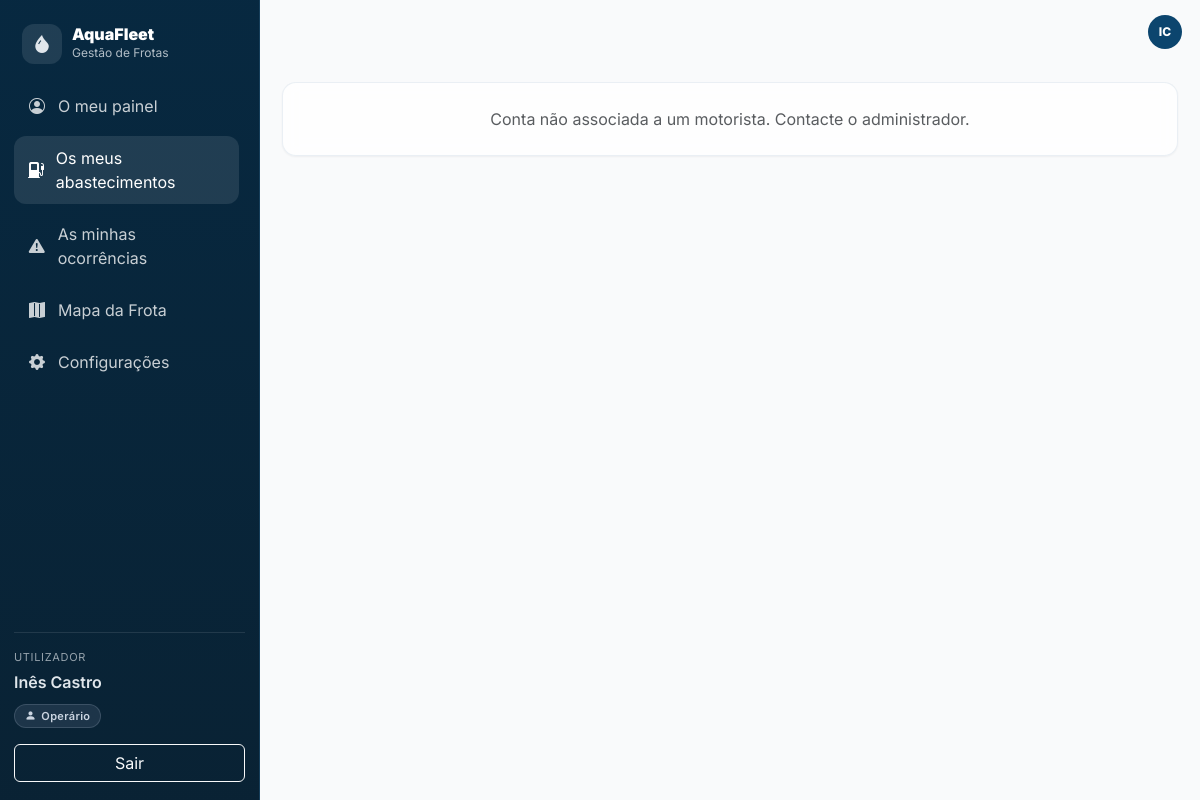
/operario/abastecimentos.php (signed in), run on an earlier commit of the app's database.
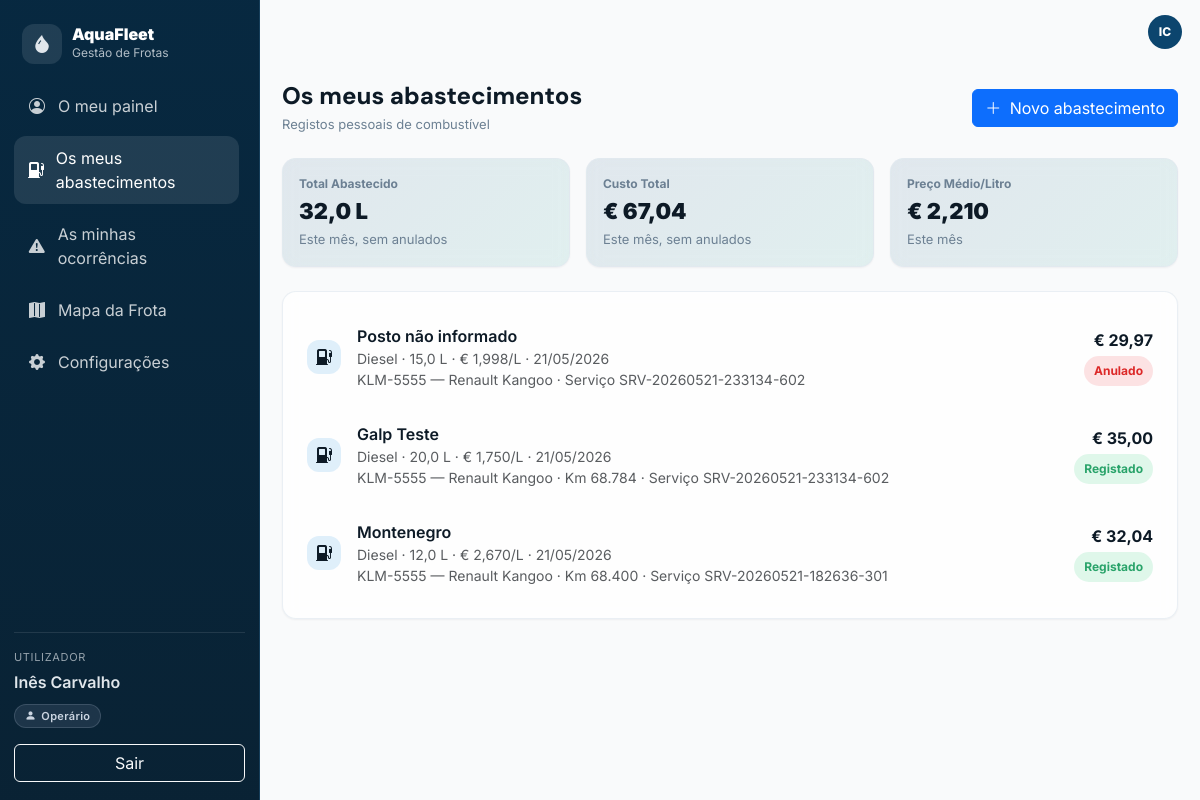
And on a later commit of the database.
### tables this page shows
CREATE TABLE `abastecimentos` (
  `id` int(10) UNSIGNED NOT NULL,
  `viatura_id` int(10) UNSIGNED NOT NULL,
  `colaborador_id` int(10) UNSIGNED DEFAULT NULL,
  `motorista_id` int(10) UNSIGNED DEFAULT NULL,
  `registado_por_usuario_id` int(10) UNSIGNED DEFAULT NULL,
  `servico_id` int(10) UNSIGNED DEFAULT NULL,
  `posto` varchar(120) DEFAULT NULL,
  `combustivel` varchar(30) NOT NULL,
  `litros` decimal(10,2) NOT NULL,
  `preco_litro` decimal(10,3) NOT NULL,
  `total` decimal(10,2) NOT NULL,
  `km_atual` int(10) UNSIGNED DEFAULT NULL,
  `data_abastecimento` date NOT NULL,
  `observacoes` text DEFAULT NULL,
  `comprovativo` varchar(255) DEFAULT NULL,
  `estado` enum('registado','em_analise','corrigido','anulado') NOT NULL DEFAULT 'registado',
  `aprovado_por_usuario_id` int(10) UNSIGNED DEFAULT NULL,
  `aprovado_em` datetime DEFAULT NULL,
  `motivo_rejeicao` varchar(255) DEFAULT NULL,
  `criado_em` timestamp NOT NULL DEFAULT current_timestamp(),
  `latitude` decimal(10,7) DEFAULT NULL,
  `longitude` decimal(10,7) DEFAULT NULL
);

CREATE TABLE `viaturas` (
  `id` int(10) UNSIGNED NOT NULL,
  `matricula` varchar(20) NOT NULL,
  `marca_modelo` varchar(120) NOT NULL,
  `tipo` enum('Ligeiro','Pick-up','Carrinha','Camião','Elétrico','Outro') NOT NULL DEFAULT 'Ligeiro',
  `combustivel` enum('Diesel','Gasolina','Elétrico','Híbrido','Outro') NOT NULL DEFAULT 'Diesel',
  `quilometragem` int(10) UNSIGNED NOT NULL DEFAULT 0,
  `estado` enum('Disponível','Atribuída','Em Manutenção','Inativo') NOT NULL DEFAULT 'Disponível',
  `observacoes` text DEFAULT NULL,
  `infraestrutura_id` int(11) DEFAULT NULL,
  `criado_em` timestamp NOT NULL DEFAULT current_timestamp(),
  `atualizado_em` timestamp NOT NULL DEFAULT current_timestamp() ON UPDATE current_timestamp()
);

CREATE TABLE `servicos_operacionais` (
  `id` int(10) UNSIGNED NOT NULL,
  `codigo` varchar(30) NOT NULL,
  `atribuicao_id` int(10) UNSIGNED DEFAULT NULL,
  `motorista_id` int(10) UNSIGNED NOT NULL,
  `colaborador_id` int(10) UNSIGNED DEFAULT NULL,
  `usuario_id` int(10) UNSIGNED DEFAULT NULL,
  `viatura_id` int(10) UNSIGNED NOT NULL,
  `data_inicio` datetime NOT NULL DEFAULT current_timestamp(),
  `data_fim` datetime DEFAULT NULL,
  `km_inicio` int(10) UNSIGNED NOT NULL,
  `km_fim` int(10) UNSIGNED DEFAULT NULL,
  `nivel_combustivel_inicio` tinyint(3) UNSIGNED DEFAULT NULL,
  `nivel_combustivel_fim` tinyint(3) UNSIGNED DEFAULT NULL,
  `estado` enum('aberto','concluido','cancelado') NOT NULL DEFAULT 'aberto',
  `observacoes_inicio` text DEFAULT NULL,
  `observacoes_fim` text DEFAULT NULL,
  `criado_em` timestamp NOT NULL DEFAULT current_timestamp(),
  `atualizado_em` timestamp NOT NULL DEFAULT current_timestamp() ON UPDATE current_timestamp()
);

### inc/auth.php (called while the page is built, shortened)
<?php
function motorista_id_sessao(): ?int {
  $mid = $_SESSION['user_motorista_id'] ?? null;
  return $mid !== null ? (int)$mid : null;
}

### operario/abastecimentos.php (the view, shortened to what the rows shown need)
<?php
require_once __DIR__ . "/../inc/auth.php";
require_once __DIR__ . "/../inc/database.php";
require_once __DIR__ . "/../inc/header.php";
function h($s) {
  return htmlspecialchars((string)$s, ENT_QUOTES, 'UTF-8');
}
function fmtData($d) {
  $dt = DateTime::createFromFormat('Y-m-d', substr($d, 0, 10));
  return $dt ? $dt->format('d/m/Y') : h($d);
}
function badgeEstadoAbastecimento($estado) {
  $estado = (string)$estado;
  if ($estado === 'registado') {
    return '<span class="badge-pill badge-success-soft">Registado</span>';
  }
  if ($estado === 'anulado') {
    return '<span class="badge-pill badge-danger-soft">Anulado</span>';
  }
  return '<span class="badge-pill badge-info-soft">' . h($estado) . '</span>';
}
$motorista_id = motorista_id_sessao();
if (!$motorista_id) {
  require_once __DIR__ . "/../inc/footer.php";
  exit;
}
$stmt = mysqli_prepare($ligacao,
  "SELECT
      a.id,
      a.posto,
      a.combustivel,
      a.litros,
      a.preco_litro,
      a.total,
      a.km_atual,
      a.data_abastecimento,
      a.latitude,
      a.longitude,
      a.estado,
      a.servico_id,
      v.matricula,
      v.marca_modelo,
      s.codigo AS servico_codigo
   FROM abastecimentos a
   LEFT JOIN viaturas v ON v.id = a.viatura_id
   LEFT JOIN servicos_operacionais s ON s.id = a.servico_id
   WHERE a.motorista_id = ?
   ORDER BY a.data_abastecimento DESC, a.id DESC"
);
mysqli_stmt_bind_param($stmt, "i", $motorista_id);
mysqli_stmt_execute($stmt);
$res = mysqli_stmt_get_result($stmt);
$lista = [];
if ($res) {
  while ($row = mysqli_fetch_assoc($res)) {
    $lista[] = $row;
  }
}
?>
<div class="d-flex justify-content-between align-items-center flex-wrap gap-2 mb-4">
  <div>
    <h1 class="page-title">Os meus abastecimentos</h1>
  </div>
</div>
<div class="glass-card p-4">
  <?php if (count($lista) > 0): ?>
    <div class="vstack gap-3">
      <?php foreach ($lista as $a): ?>
        <div
          class="d-flex flex-column flex-md-row align-items-start align-items-md-center justify-content-between gap-3 py-2"
          style="border-bottom:1px solid var(--color-border-tertiary);"
        >
          <div class="d-flex gap-3 align-items-center">
            <div class="list-ico">
              <i class="bi bi-fuel-pump-fill"></i>
            </div>
            <div>
              <div class="fw-semibold">
                <?php echo h($a['posto'] ?: 'Posto não informado'); ?>
              </div>
              <div class="small text-muted">
                <?php echo h($a['combustivel']); ?> ·
                <?php echo number_format((float)$a['litros'], 1, ',', '.'); ?> L ·
                € <?php echo number_format((float)$a['preco_litro'], 3, ',', '.'); ?>/L ·
                <?php echo fmtData($a['data_abastecimento']); ?>
              </div>
              <div class="small text-muted">
                <?php if (!empty($a['matricula'])): ?>
                  <?php echo h($a['matricula'] . ' — ' . $a['marca_modelo']); ?>
                <?php endif; ?>
                <?php if (!empty($a['km_atual'])): ?>
                  · Km <?php echo number_format((int)$a['km_atual'], 0, ',', '.'); ?>
                <?php endif; ?>
                <?php if (!empty($a['servico_codigo'])): ?>
                  · Serviço <?php echo h($a['servico_codigo']); ?>
                <?php endif; ?>
              </div>
            </div>
          </div>
          <div class="d-flex align-items-center gap-3">
            <div class="text-end">
              <div class="fw-bold">
                € <?php echo number_format((float)$a['total'], 2, ',', '.'); ?>
              </div>
              <div class="mt-1">
                <?php echo badgeEstadoAbastecimento($a['estado']); ?>
              </div>
            </div>
          </div>
        </div>
      <?php endforeach; ?>
    </div>
  <?php else: ?>
    <div class="text-muted text-center py-4">
      Ainda não tens abastecimentos registados.
    </div>
  <?php endif; ?>
</div>
<?php
require_once __DIR__ . "/../inc/footer.php";
?>

What changed in the data, as far as the page shows it:
added abastecimentos: posto "Posto não informado", combustivel "Diesel", litros "15,0", preco_litro "1,998", data_abastecimento "21/05/2026", viatura.marca_modelo "KLM-5555 — Renault Kangoo", servico.codigo "SRV-20260521-233134-602", total "29,97", estado "Anulado"
added abastecimentos: posto "Galp Teste", combustivel "Diesel", litros "20,0", preco_litro "1,750", data_abastecimento "21/05/2026", viatura.marca_modelo "KLM-5555 — Renault Kangoo", km_atual "68.784", servico.codigo "SRV-20260521-233134-602", total "35,00", estado "Registado"
added abastecimentos: posto "Montenegro", combustivel "Diesel", litros "12,0", preco_litro "2,670", data_abastecimento "21/05/2026", viatura.marca_modelo "KLM-5555 — Renault Kangoo", km_atual "68.400", servico.codigo "SRV-20260521-182636-301", total "32,04", estado "Registado"
Also different on the page:
$_SESSION['user_nome']: "Inês Castro" → "Inês Carvalho"
$kpi['litros']: (not shown) → "32,0"
$kpi['total']: (not shown) → "67,04"
$kpi['media']: (not shown) → "2,210"
text no longer shown: "Conta não associada a um motorista. Contacte o administrador."
text now shown: "Os meus abastecimentos Registos pessoais de combustível Novo abastecimento Total Abastecido L Este mês, sem anulados Custo Total € Este mês, sem anulados Preço Médio/Litro € Este mês"
